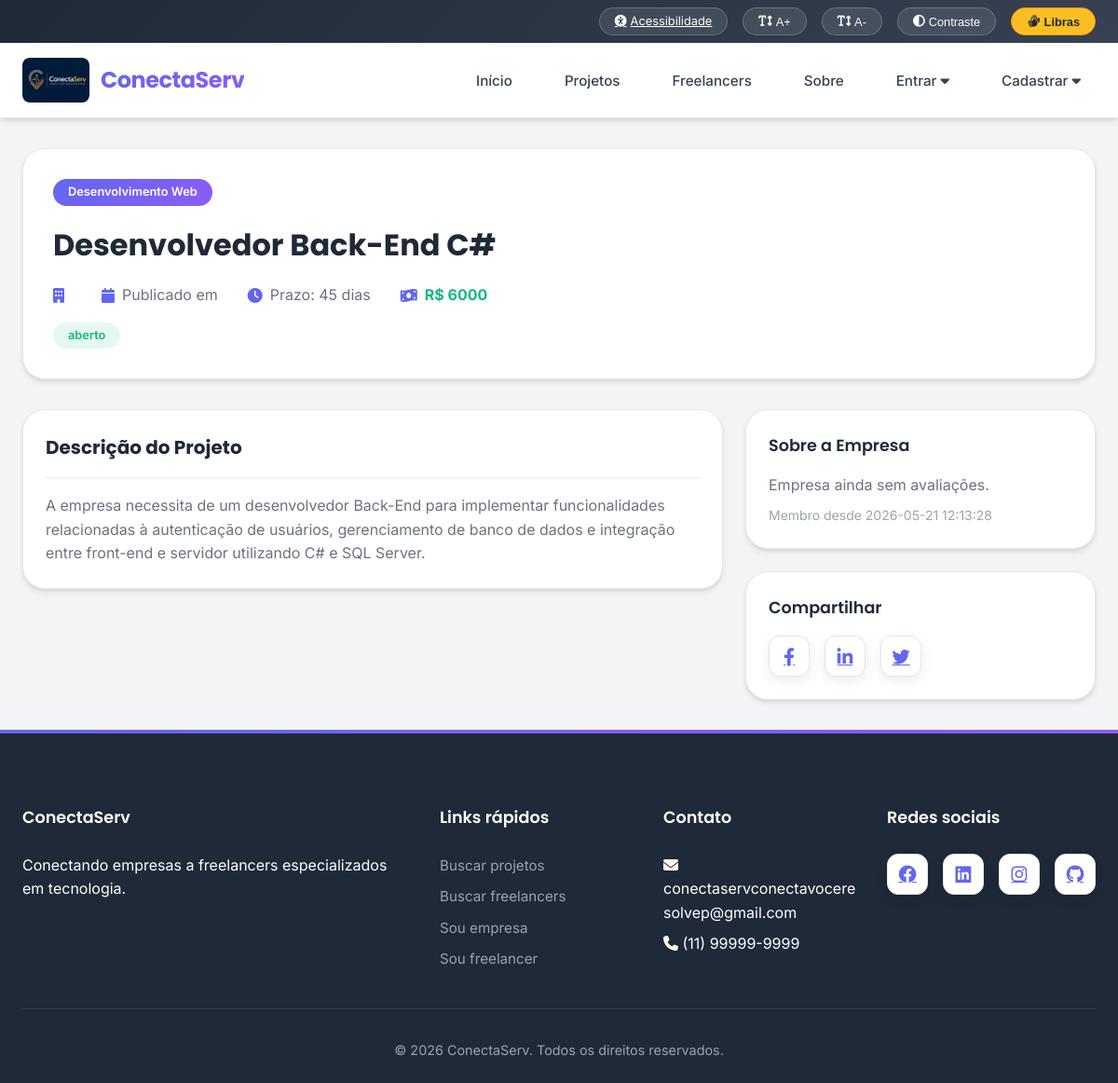
Page /projeto/11 on the earlier database version.
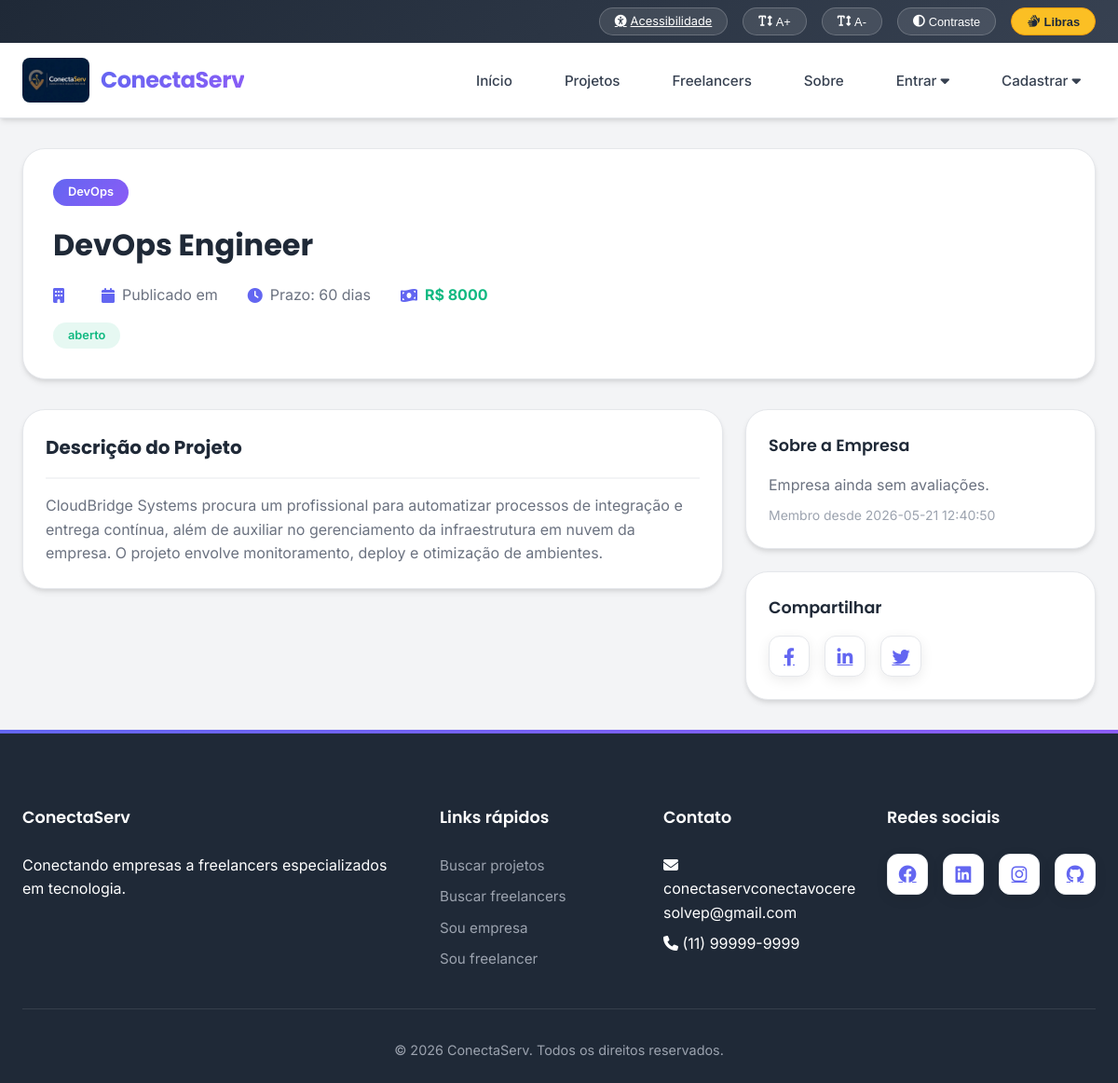
Same page on the later database version.
### tables this page shows
CREATE TABLE projetos (
            id INTEGER PRIMARY KEY AUTOINCREMENT,
            empresa_id INTEGER NOT NULL,
            titulo TEXT NOT NULL,
            descricao TEXT NOT NULL,
            categoria TEXT NOT NULL,
            habilidades_requeridas TEXT,
            presupuesto DECIMAL(10,2),
            prazo DATE,
            nivel_experiencia TEXT,
            status TEXT DEFAULT 'aberto',
            data_criacao TIMESTAMP DEFAULT CURRENT_TIMESTAMP,
            FOREIGN KEY (empresa_id) REFERENCES empresas(id)
        );

CREATE TABLE empresas (
            id INTEGER PRIMARY KEY AUTOINCREMENT,
            nome_empresa TEXT NOT NULL,
            cnpj TEXT UNIQUE,
            email TEXT UNIQUE NOT NULL,
            senha TEXT NOT NULL,
            telefone TEXT,
            descricao TEXT,
            setor TEXT,
            site TEXT,
            data_cadastro TIMESTAMP DEFAULT CURRENT_TIMESTAMP,
            status TEXT DEFAULT 'ativo'
        , nota_media DECIMAL(3,2) DEFAULT 0, user_id INTEGER);

### app.py (the view, shortened to what this page needs)
@app.route('/projeto/<int:projeto_id>')
def detalhes_projeto(projeto_id):
    conn = criar_conexao()
    cursor = conn.cursor()
    cursor.execute('''
        SELECT p.*, e.nome_empresa, e.descricao as empresa_descricao, e.nota_media as empresa_nota,
               e.data_cadastro as empresa_data, p.presupuesto AS orcamento
        FROM projetos p
        JOIN empresas e ON p.empresa_id = e.id
        WHERE p.id = ?
    ''', (projeto_id,))
    projeto = format_projeto_data(cursor.fetchone())
    if not projeto:
        conn.close()
        flash(MSG.PROJETO_NAO_ENCONTRADO, 'erro')
        return redirect(url_for('projetos'))
    propostas = []
    ja_enviou = False
    proposta_aceita_id = None
    conn.close()
    return render_template('detalhes_projeto.html', projeto=projeto, ja_enviou=ja_enviou,
                         propostas=propostas, proposta_aceita_id=proposta_aceita_id)

### app.py (called while the page is built)
@app.context_processor
def inject_globals():
    return {
        'flash_messages': get_flashed_messages(with_categories=True),
        'alert_class': lambda category: ALERT_CLASS_MAP.get(category, category),
        'textos': obter_textos(),
        't': obter_textos(),
    }

def format_projeto_data(row):
    if row is None:
        return None
    data = dict(row)
    if 'presupuesto' in data:
        data['orcamento'] = data['presupuesto']
    return data

### database/database.py (called while the page is built)
def configurar_sqlite(conn):
    conn.execute('PRAGMA journal_mode=WAL')
    conn.execute('PRAGMA busy_timeout=60000')
    conn.execute('PRAGMA synchronous=NORMAL')
    conn.execute('PRAGMA foreign_keys=ON')
    conn.execute('PRAGMA wal_checkpoint(PASSIVE)')

def criar_conexao():
    conn = sqlite3.connect(DB_PATH, timeout=60)
    conn.row_factory = sqlite3.Row
    configurar_sqlite(conn)
    return conn

### textos_pt.py (called while the page is built)
def obter_textos():
    return TEXTOS

### templates/detalhes_projeto.html (shortened to what this page needs)
{% extends "base.html" %}
{% block content %}
<div class="detalhes-projeto">
    <div class="container">
        <div class="detalhes-header">
            <span class="detalhes-categoria">{{ projeto.categoria }}</span>
            <h1 class="detalhes-titulo">{{ projeto.titulo }}</h1>
            <div class="detalhes-meta">
                <div class="detalhes-meta-item">
                    <i class="fas fa-building"></i>
                </div>
                <div class="detalhes-meta-item">
                    <i class="fas fa-calendar"></i>
                    <span>Publicado em {{ projeto.data_publicacao }}</span>
                </div>
                <div class="detalhes-meta-item">
                    <i class="fas fa-clock"></i>
                    <span>Prazo: {{ projeto.prazo }} dias</span>
                </div>
                <div class="detalhes-meta-item">
                    <i class="fas fa-money-bill-wave"></i>
                    <span style="font-weight: 700; color: var(--sucesso);">R$ {{ projeto.orcamento }}</span>
                </div>
            </div>
            <span class="table-status status-{{ projeto.status }}">{{ projeto.status }}</span>
        </div>
        <div style="display: grid; grid-template-columns: 2fr 1fr; gap: var(--espaco-grande);">
            <div>
                <div class="card">
                    <div class="card-header">
                        <h2 class="card-title">Descrição do Projeto</h2>
                    </div>
                    <div class="card-body">
                        <p style="white-space: pre-line;">{{ projeto.descricao }}</p>
                    </div>
                </div>
            </div>
            <div class="perfil-sidebar">
                <div class="perfil-card">
                    <h3>Sobre a Empresa</h3>
                    {% if projeto.empresa_nota %}
                    <p style="margin: 0.5rem 0;">
                        <strong>Nível de satisfação:</strong> {{ projeto.empresa_nota | round(1) }}
                        <span style="color: var(--sucesso);">&#9733;</span>
                    </p>
                    {% else %}
                    <p style="margin: 0.5rem 0; color: var(--cinza-medio);">Empresa ainda sem avaliações.</p>
                    {% endif %}
                    <p style="color: var(--cinza-claro); font-size: 0.875rem;">Membro desde {{ projeto.empresa_data }}</p>
                </div>
                <div class="perfil-card">
                    <h3>Compartilhar</h3>
                    <div class="social-links">
                        <a href="https://www.facebook.com/sharer/sharer.php?u={{ request.url }}" target="_blank" rel="noreferrer noopener" title="Compartilhar no Facebook"><i class="fab fa-facebook-f"></i></a>
                        <a href="https://www.linkedin.com/shareArticle?mini=true&url={{ request.url }}&title={{ projeto.titulo|urlencode }}" target="_blank" rel="noreferrer noopener" title="Compartilhar no LinkedIn"><i class="fab fa-linkedin-in"></i></a>
                        <a href="https://twitter.com/intent/tweet?url={{ request.url }}&text={{ projeto.titulo|urlencode }}" target="_blank" rel="noreferrer noopener" title="Compartilhar no Twitter"><i class="fab fa-twitter"></i></a>
                    </div>
                </div>
            </div>
        </div>
    </div>
</div>
{% endblock %}

Differences in the rows shown:
no longer on this page (row edited): empresas: empresa_data "2026-05-21 12:13:28"
changed projetos "aberto": categoria "Desenvolvimento Web" → "DevOps"; titulo "Desenvolvedor Back-End C#" → "DevOps Engineer"; prazo "45" → "60"; orcamento "6000" → "8000"; descricao "A empresa necessita de um desenvolvedor Back-End para implementar funcionalidades relacionadas à autenticação de usuários, gerenciamento de banco de dados e integração entre front-end e servidor utilizando C# e SQL Server." → "CloudBridge Systems procura um profissional para automatizar processos de integração e entrega contínua, além de auxiliar no gerenciamento da infraestrutura em nuvem da empresa. O projeto envolve monitoramento, deploy e otimização de ambientes."
added empresas: empresa_data "2026-05-21 12:40:50"
